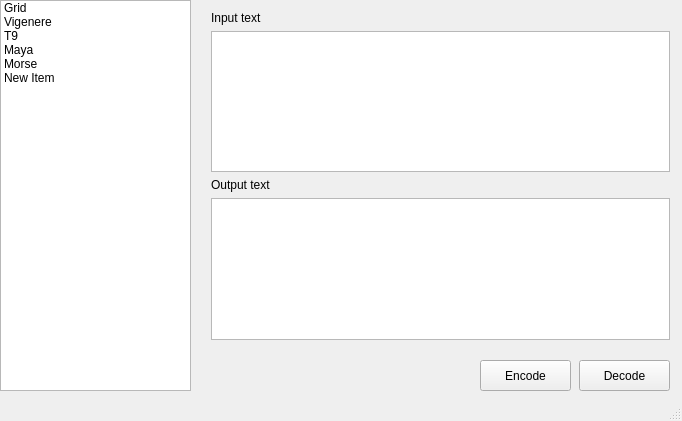
<?xml version="1.0" encoding="UTF-8"?>
<ui version="4.0">
 <class>MainWindow</class>
 <widget class="QMainWindow" name="MainWindow">
  <property name="geometry">
   <rect>
    <x>0</x>
    <y>0</y>
    <width>682</width>
    <height>421</height>
   </rect>
  </property>
  <property name="windowTitle">
   <string>MainWindow</string>
  </property>
  <widget class="QWidget" name="centralWidget">
   <widget class="QListWidget" name="listWidget">
    <property name="geometry">
     <rect>
      <x>0</x>
      <y>0</y>
      <width>191</width>
      <height>391</height>
     </rect>
    </property>
    <item>
     <property name="text">
      <string>Grid</string>
     </property>
    </item>
    <item>
     <property name="text">
      <string>Vigenere</string>
     </property>
    </item>
    <item>
     <property name="text">
      <string>T9</string>
     </property>
    </item>
    <item>
     <property name="text">
      <string>Maya</string>
     </property>
    </item>
    <item>
     <property name="text">
      <string>Morse</string>
     </property>
    </item>
    <item>
     <property name="text">
      <string>New Item</string>
     </property>
    </item>
   </widget>
   <widget class="QWidget" name="verticalLayoutWidget">
    <property name="geometry">
     <rect>
      <x>200</x>
      <y>0</y>
      <width>481</width>
      <height>351</height>
     </rect>
    </property>
    <layout class="QVBoxLayout" name="verticalLayout">
     <item>
      <spacer name="verticalSpacer_2">
       <property name="orientation">
        <enum>Qt::Vertical</enum>
       </property>
       <property name="sizeHint" stdset="0">
        <size>
         <width>20</width>
         <height>40</height>
        </size>
       </property>
      </spacer>
     </item>
     <item>
      <widget class="QLabel" name="label_2">
       <property name="text">
        <string>Input text</string>
       </property>
      </widget>
     </item>
     <item>
      <widget class="QPlainTextEdit" name="plainTextEdit"/>
     </item>
     <item>
      <spacer name="verticalSpacer">
       <property name="orientation">
        <enum>Qt::Vertical</enum>
       </property>
       <property name="sizeHint" stdset="0">
        <size>
         <width>20</width>
         <height>40</height>
        </size>
       </property>
      </spacer>
     </item>
     <item>
      <widget class="QLabel" name="label">
       <property name="text">
        <string>Output text</string>
       </property>
      </widget>
     </item>
     <item>
      <widget class="QTextEdit" name="textEdit"/>
     </item>
     <item>
      <spacer name="verticalSpacer_3">
       <property name="orientation">
        <enum>Qt::Vertical</enum>
       </property>
       <property name="sizeHint" stdset="0">
        <size>
         <width>20</width>
         <height>40</height>
        </size>
       </property>
      </spacer>
     </item>
    </layout>
   </widget>
   <widget class="QPushButton" name="pushButton_decode">
    <property name="geometry">
     <rect>
      <x>579</x>
      <y>360</y>
      <width>91</width>
      <height>31</height>
     </rect>
    </property>
    <property name="text">
     <string>Decode</string>
    </property>
   </widget>
   <widget class="QPushButton" name="pushButton_encode">
    <property name="geometry">
     <rect>
      <x>480</x>
      <y>360</y>
      <width>91</width>
      <height>31</height>
     </rect>
    </property>
    <property name="text">
     <string>Encode</string>
    </property>
   </widget>
  </widget>
  <widget class="QMenuBar" name="menuBar">
   <property name="geometry">
    <rect>
     <x>0</x>
     <y>0</y>
     <width>682</width>
     <height>22</height>
    </rect>
   </property>
  </widget>
  <widget class="QStatusBar" name="statusBar"/>
 </widget>
 <layoutdefault spacing="6" margin="11"/>
 <resources/>
 <connections/>
</ui>
